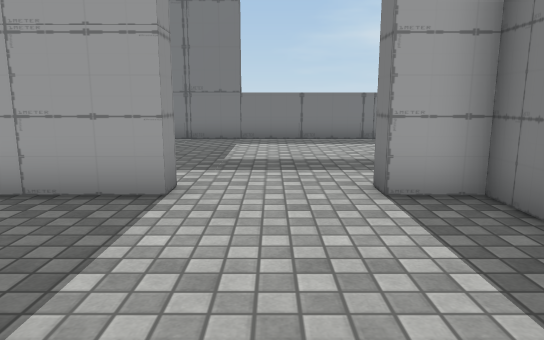
View 1 (above)

18 first-person views from a walk through a scene from a Unity 3-D project. The camera is 1.2 m above the floor, tilts 10° down and sees 70° across. The floor is counted in squares, 1 m on a side. Each view is taken from the middle of a square. On the plan, view 1 faces up. The plan holds only what a view shows up to about 15 squares ahead; the rest is blank. The place goes on beyond the plan. Some animated figures are not drawn. Some surface patterns are stand-ins.

View 2
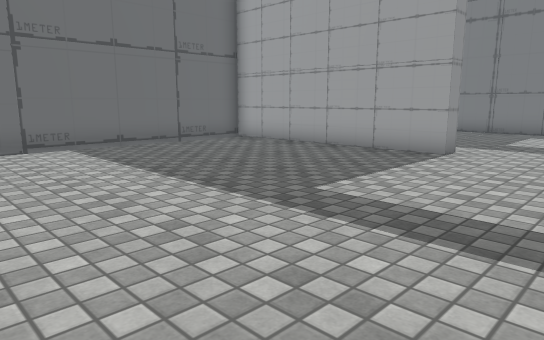

View 3
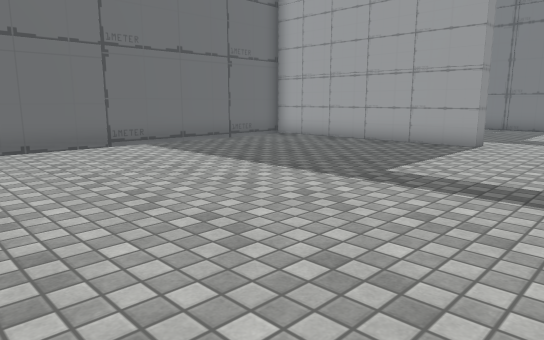

View 4
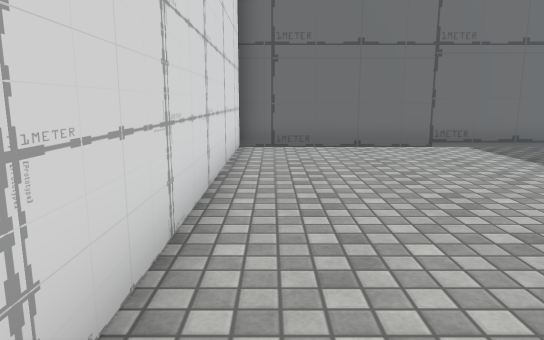

View 5
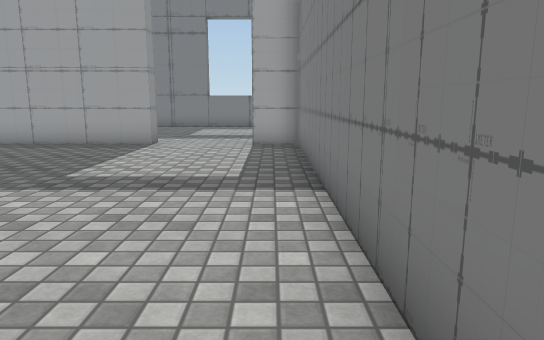

View 6
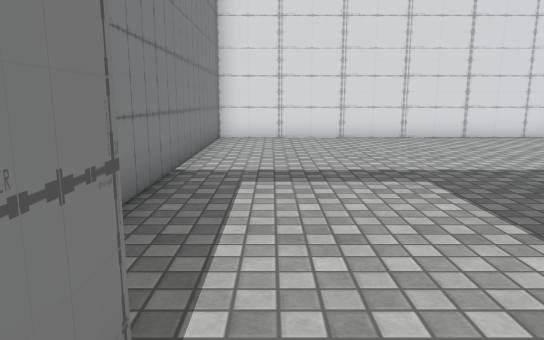

View 7
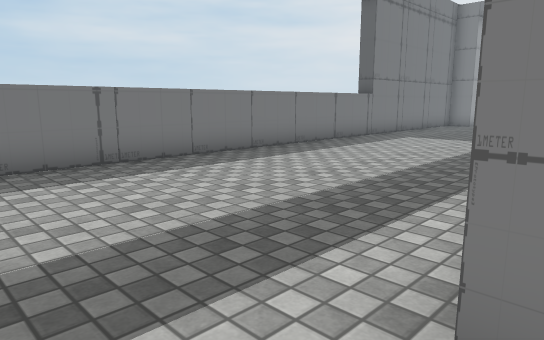

View 8
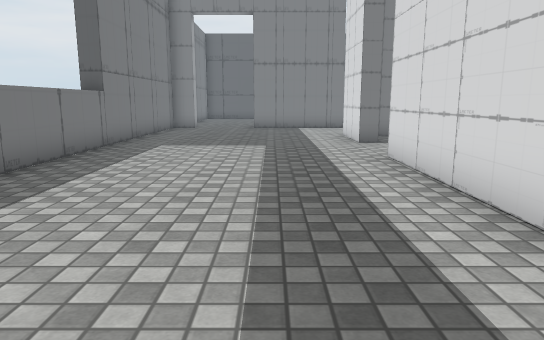

View 9
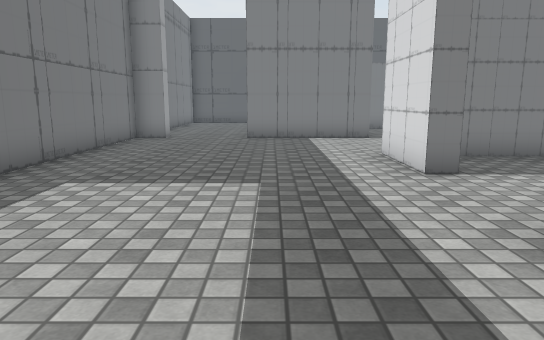

View 10
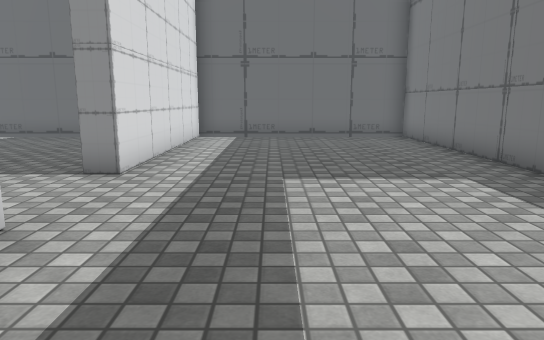

View 11
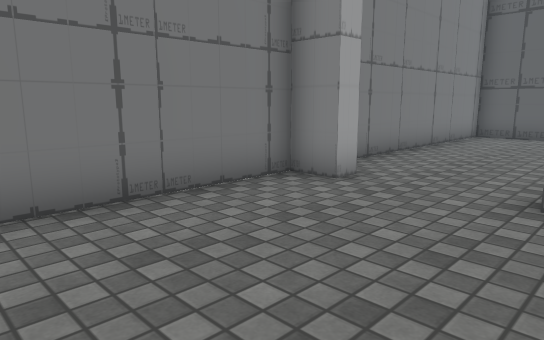

View 12
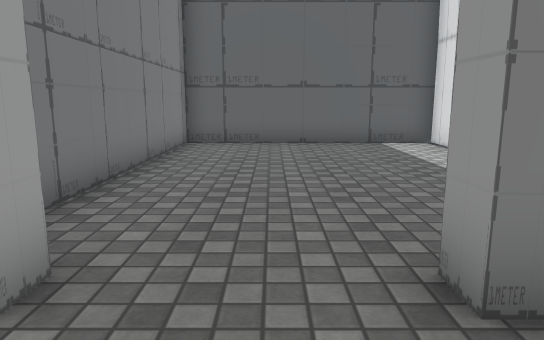

View 13
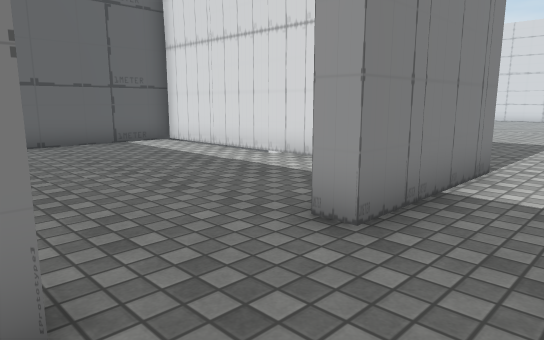

View 14
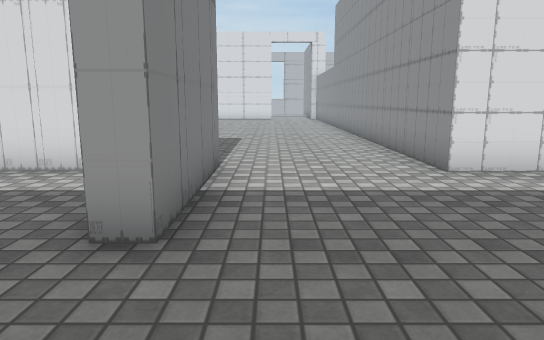

View 15
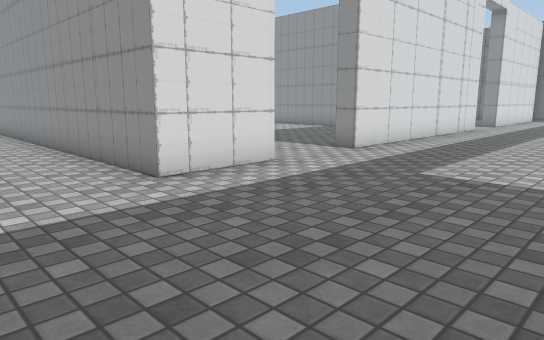

View 16
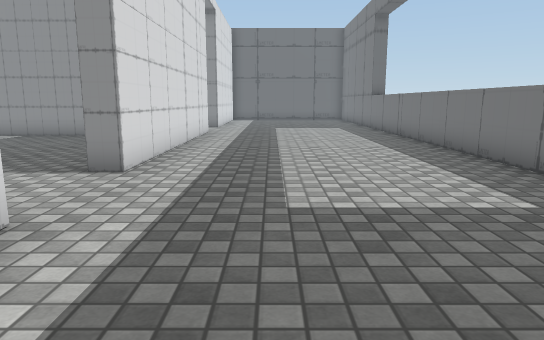

View 17
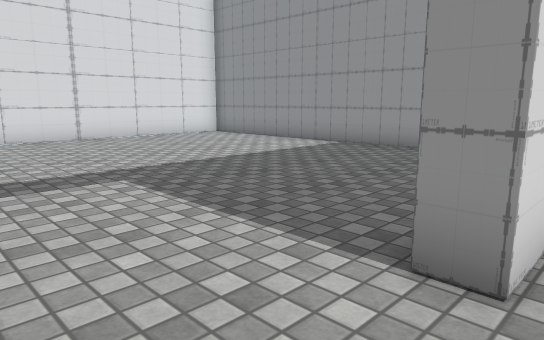

View 18
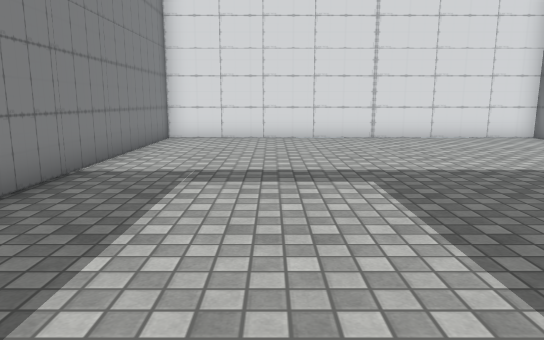

### Floor plan
Ten units are one square. View 1 is at (0, 0); x grows to the right and y downward. Boxes are objects, and circles mark ways between rooms. Rooms are numbered by the first view taken in them; rooms with no view inside come last. Other rooms are left out.
<svg viewBox="-90 -136 391 210">
<path fill="none" stroke="#000" d="M-14 -49 -85 -49 -85 69 27 69 27 -49 15 -49M127 -125 127 -131M134 -49 134 -55 160 -55 160 -35M15 -49 15 -55 105 -55 105 -48M206 -116 200 -116 200 -125 -85 -125 -85 -55 -14 -55 -14 -49M200 -46 200 -88 206 -88M222 -53 296 -53 296 -125 220 -125M33 -18 33 69 154 69 154 -44"/>
<circle cx="0" cy="-50" r="3" fill="#2a7"/>
<circle cx="120" cy="-50" r="3" fill="#2a7"/>
<text x="-30" y="10">1</text>
<text x="100" y="-90">2</text>
<text x="90" y="10">3</text>
</svg>
Room 1 opens to room 2. Room 2 opens to room 3.

Where each view was taken, in squares from view 1:
view 1: 0 up, 0 right, facing up
view 2: 4 down, 2 right, facing up-left
view 3: 6 down, 2 right, facing up-left
view 4: 6 down, 2 right, facing left
view 5: 6 down, 2 right, facing up
view 6: 6 up, 1 right, facing down
view 7: 5 up, 0 right, facing up-right
view 8: 8 up, 2 right, facing right
view 9: 8 up, 7 right, facing right
view 10: 8 up, 5 right, facing left
view 11: 8 up, 15 right, facing up-right
view 12: 10 up, 18 right, facing right
view 13: 12 up, 18 right, facing down-right
view 14: 12 up, 19 right, facing down
view 15: 11 up, 19 right, facing down-left
view 16: 8 up, 17 right, facing left
view 17: 6 up, 13 right, facing down-left
view 18: 6 up, 12 right, facing down
